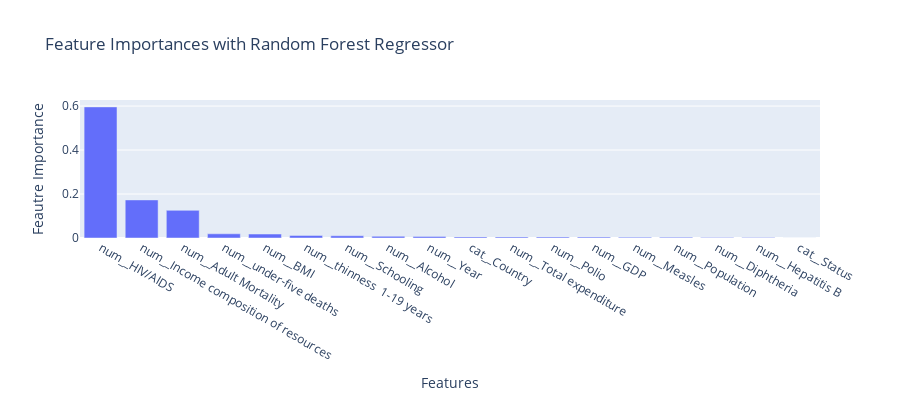

Notebook code cell kept with this figure:
### Markdown cell above
# Communicating Results

### Code cell
importances =  model.feature_importances_
fi_df = pd.Series(importances, index = test_p.columns).sort_values(ascending = False)
display(fi_df)

#Let's display this with a plot alright

fig = px.bar(
    fi_df,
    x = fi_df.index,
    y = fi_df.values,
    title = "Feature Importances with Random Forest Regressor"
)
fig.update_layout(xaxis_title = "Features", yaxis_title = "Feautre Importance", height = 400)
fig.show()

### Figure 1 — Plotly figure (JSON) as saved in the notebook; plotly's stock layout.template omitted (floating-point values rounded to 4 significant figures)
{"data": [{"hovertemplate": "index=%{x}<br>y=%{y}<extra></extra>", "legendgroup": "", "marker": {"color": "#636efa", "pattern": {"shape": ""}}, "name": "", "orientation": "v", "showlegend": false, "textposition": "auto", "type": "bar", "x": ["num__HIV/AIDS", "num__Income composition of resources", "num__Adult Mortality", "num__under-five deaths", "num__BMI", "num__thinness  1-19 years", "num__Schooling", "num__Alcohol", "num__Year", "cat__Country", "num__Total expenditure", "num__Polio", "num__GDP", "num__Measles", "num__Population", "num__Diphtheria", "num__Hepatitis B", "cat__Status"], "xaxis": "x", "y": [0.5961, 0.1732, 0.1258, 0.01907, 0.018, 0.01176, 0.01011, 0.007691, 0.00727, 0.005112, 0.004836, 0.004576, 0.00413, 0.003865, 0.003594, 0.002771, 0.001891, 0.0002511], "yaxis": "y"}], "layout": {"barmode": "relative", "height": 400, "legend": {"tracegroupgap": 0}, "title": {"text": "Feature Importances with Random Forest Regressor"}, "xaxis": {"anchor": "y", "domain": [0, 1], "title": {"text": "Features"}}, "yaxis": {"anchor": "x", "domain": [0, 1], "title": {"text": "Feautre Importance"}}}}
